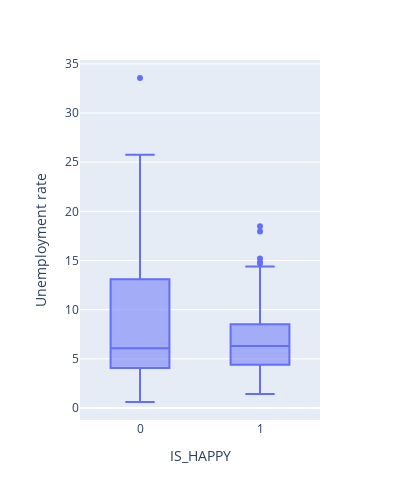

Notebook code cell kept with this figure:
### Code cell
# Box Plot of IS_HAPPY and Unemployment rate
fig = px.box(happiness_df, x="IS_HAPPY", y="Unemployment rate",width=400, height=500
            )
fig.show()

### Figure 1 — Plotly figure (JSON) as saved in the notebook; plotly's stock layout.template omitted (floating-point values rounded to 4 significant figures; data arrays with more than 128 entries replaced by an {"elided": "..."} marker saying what was removed)
{"data": [{"alignmentgroup": "True", "hovertemplate": "IS_HAPPY=%{x}<br>Unemployment rate=%{y}<extra></extra>", "legendgroup": "", "marker": {"color": "#636efa"}, "name": "", "notched": false, "offsetgroup": "", "orientation": "v", "showlegend": false, "type": "box", "x": {"elided": "145 int values"}, "x0": " ", "xaxis": "x", "y": {"elided": "145 float values"}, "y0": " ", "yaxis": "y"}], "layout": {"boxmode": "group", "height": 500, "legend": {"tracegroupgap": 0}, "margin": {"t": 60}, "width": 400, "xaxis": {"anchor": "y", "domain": [0, 1], "title": {"text": "IS_HAPPY"}}, "yaxis": {"anchor": "x", "domain": [0, 1], "title": {"text": "Unemployment rate"}}}}
